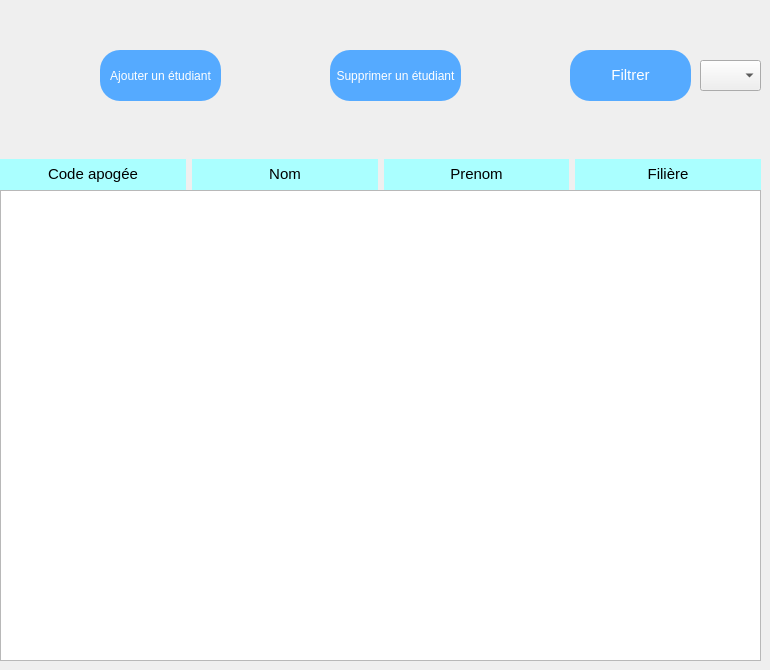
      <widget class="QWidget" name="studentPage">
       <widget class="QTableView" name="student_tableView">
        <property name="geometry">
         <rect>
          <x>0</x>
          <y>190</y>
          <width>761</width>
          <height>471</height>
         </rect>
        </property>
       </widget>
       <widget class="QWidget" name="horizontalLayoutWidget">
        <property name="geometry">
         <rect>
          <x>0</x>
          <y>159</y>
          <width>761</width>
          <height>31</height>
         </rect>
        </property>
        <layout class="QHBoxLayout" name="horizontalLayout">
         <item>
          <widget class="QLabel" name="label_52">
           <property name="styleSheet">
            <string notr="true">background-color: rgb(170, 255, 255);</string>
           </property>
           <property name="text">
            <string>&lt;html&gt;&lt;head/&gt;&lt;body&gt;&lt;p align=&quot;center&quot;&gt;&lt;span style=&quot; font-size:11pt;&quot;&gt;Code apogée&lt;/span&gt;&lt;/p&gt;&lt;/body&gt;&lt;/html&gt;</string>
           </property>
          </widget>
         </item>
         <item>
          <widget class="QLabel" name="label_51">
           <property name="styleSheet">
            <string notr="true">background-color: rgb(170, 255, 255);</string>
           </property>
           <property name="text">
            <string>&lt;html&gt;&lt;head/&gt;&lt;body&gt;&lt;p align=&quot;center&quot;&gt;&lt;span style=&quot; font-size:11pt;&quot;&gt;Nom&lt;/span&gt;&lt;/p&gt;&lt;/body&gt;&lt;/html&gt;</string>
           </property>
          </widget>
         </item>
         <item>
          <widget class="QLabel" name="label_50">
           <property name="styleSheet">
            <string notr="true">background-color: rgb(170, 255, 255);</string>
           </property>
           <property name="text">
            <string>&lt;html&gt;&lt;head/&gt;&lt;body&gt;&lt;p align=&quot;center&quot;&gt;&lt;span style=&quot; font-size:11pt;&quot;&gt;Prenom&lt;/span&gt;&lt;/p&gt;&lt;/body&gt;&lt;/html&gt;</string>
           </property>
          </widget>
         </item>
         <item>
          <widget class="QLabel" name="label_29">
           <property name="styleSheet">
            <string notr="true">background-color: rgb(170, 255, 255);</string>
           </property>
           <property name="text">
            <string>&lt;html&gt;&lt;head/&gt;&lt;body&gt;&lt;p align=&quot;center&quot;&gt;&lt;span style=&quot; font-size:11pt;&quot;&gt;Filière&lt;/span&gt;&lt;/p&gt;&lt;/body&gt;&lt;/html&gt;</string>
           </property>
          </widget>
         </item>
        </layout>
       </widget>
       <widget class="QPushButton" name="student_addbtn">
        <property name="geometry">
         <rect>
          <x>100</x>
          <y>50</y>
          <width>121</width>
          <height>51</height>
         </rect>
        </property>
        <property name="styleSheet">
         <string notr="true">border-radius:20px;
background-color: rgb(85, 170, 255);
color: rgb(255, 255, 255);</string>
        </property>
        <property name="text">
         <string>Ajouter un étudiant</string>
        </property>
       </widget>
       <widget class="QPushButton" name="student_deletebtn">
        <property name="geometry">
         <rect>
          <x>330</x>
          <y>50</y>
          <width>131</width>
          <height>51</height>
         </rect>
        </property>
        <property name="styleSheet">
         <string notr="true">border-radius:20px;
background-color: rgb(85, 170, 255);
color: rgb(255, 255, 255);</string>
        </property>
        <property name="text">
         <string>Supprimer un étudiant</string>
        </property>
       </widget>
       <widget class="QComboBox" name="filterComboBox">
        <property name="geometry">
         <rect>
          <x>700</x>
          <y>60</y>
          <width>61</width>
          <height>31</height>
         </rect>
        </property>
       </widget>
       <widget class="QLabel" name="label_53">
        <property name="geometry">
         <rect>
          <x>570</x>
          <y>50</y>
          <width>121</width>
          <height>51</height>
         </rect>
        </property>
        <property name="styleSheet">
         <string notr="true">border-radius:20px;
background-color: rgb(85, 170, 255);
color: rgb(255, 255, 255);</string>
        </property>
        <property name="text">
         <string>&lt;html&gt;&lt;head/&gt;&lt;body&gt;&lt;p align=&quot;center&quot;&gt;&lt;span style=&quot; font-size:11pt;&quot;&gt;Filtrer&lt;/span&gt;&lt;/p&gt;&lt;/body&gt;&lt;/html&gt;</string>
        </property>
       </widget>
      </widget>
